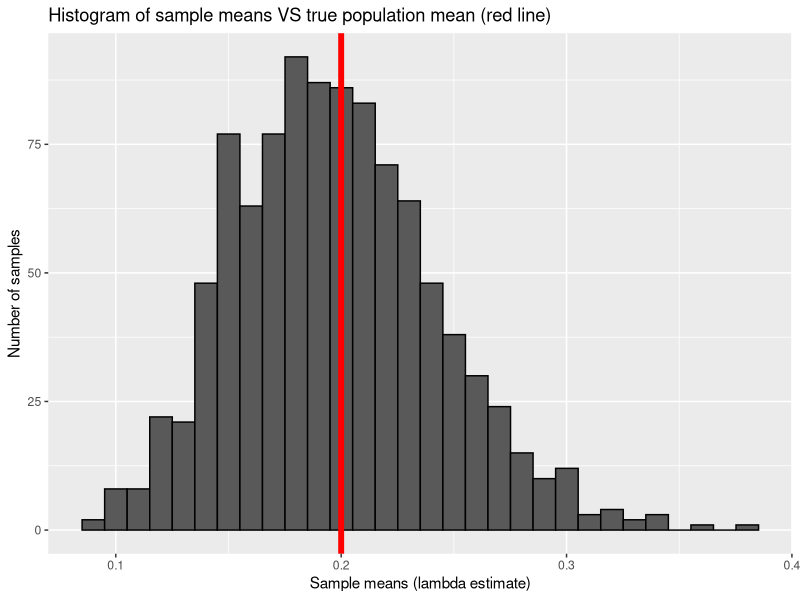

Source code (R):
## ---- chunk 1
knitr::opts_chunk$set(echo = TRUE, message = FALSE, fig.width = 6, fig.height = 4)
## ---- chunk 2
rm(list = ls())
graphics.off()

# Load R packages
packages <- c("dplyr", "ggplot2") # list of packages to load

package.check <- lapply( # load or install & load list of packages
  packages,
  FUN = function(x) {
    if (!require(x, character.only = TRUE)) {
      install.packages(x, dependencies = TRUE)
      library(x, character.only = TRUE)
    }
  }
) 
rm(packages, package.check)

## ---- chunk 3
set.seed(11235)
samples <- matrix(rexp(n = 20 * 1000, rate = 1/0.2),  # generate samples - save to matrix
                  nrow = 1000, ncol = 20)
## ---- chunk 4
sample.means <- apply(samples, 1, mean) %>% # calculate sample means
  data.frame(X.bar = .)

# draw histogram sample means VS theoretical distribution mean
sample.means %>% 
  ggplot(aes(x = X.bar)) +
  geom_histogram(color = "black") +
  geom_vline(xintercept = 0.2, color = "red", size = 2) +
  xlab("Sample means (lambda estimate)") +
  ylab("Number of samples") +
  ggtitle("Histogram of sample means VS true population mean (red line)")

